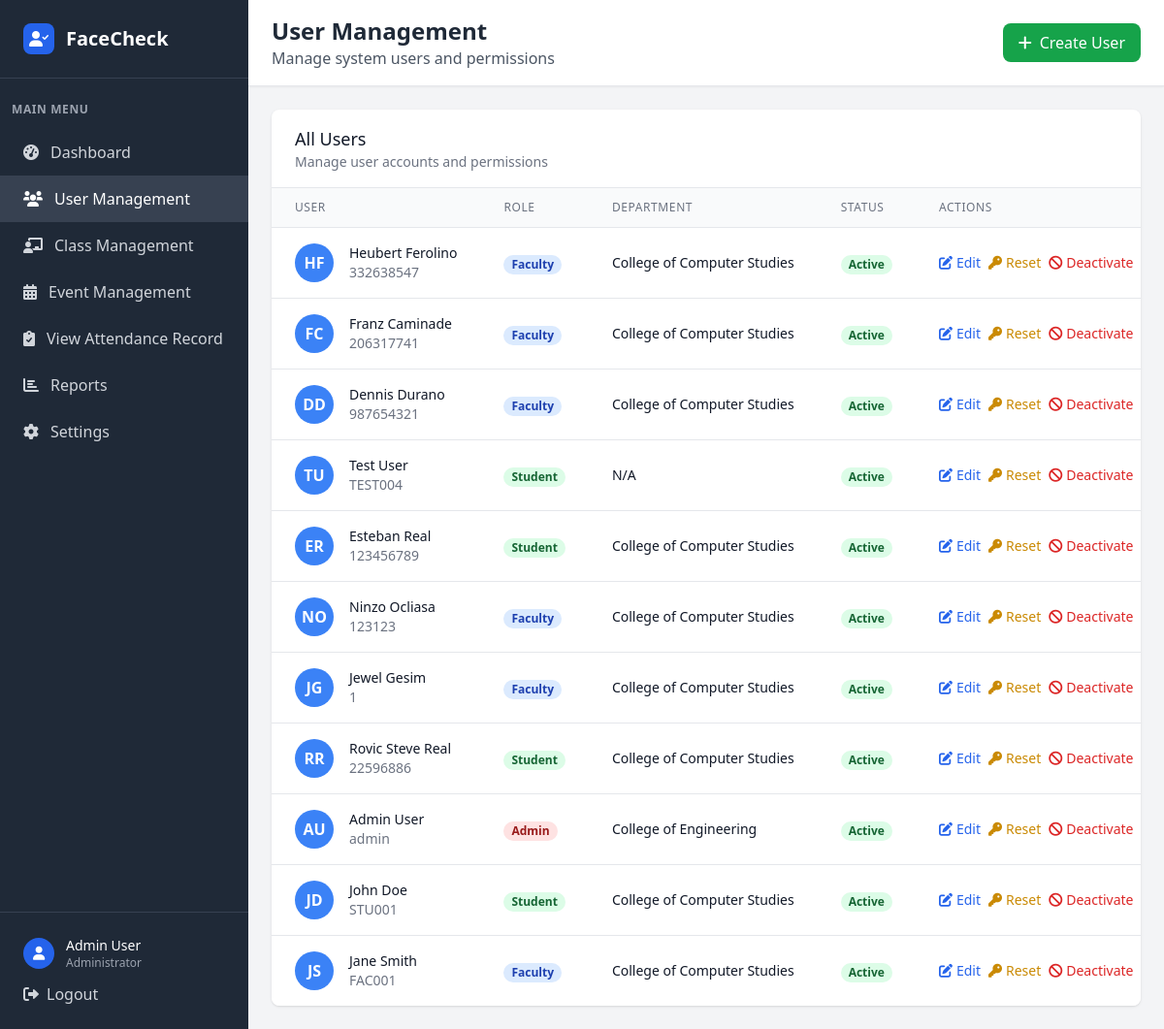
Before: /admin/users (signed in) with the older database file.
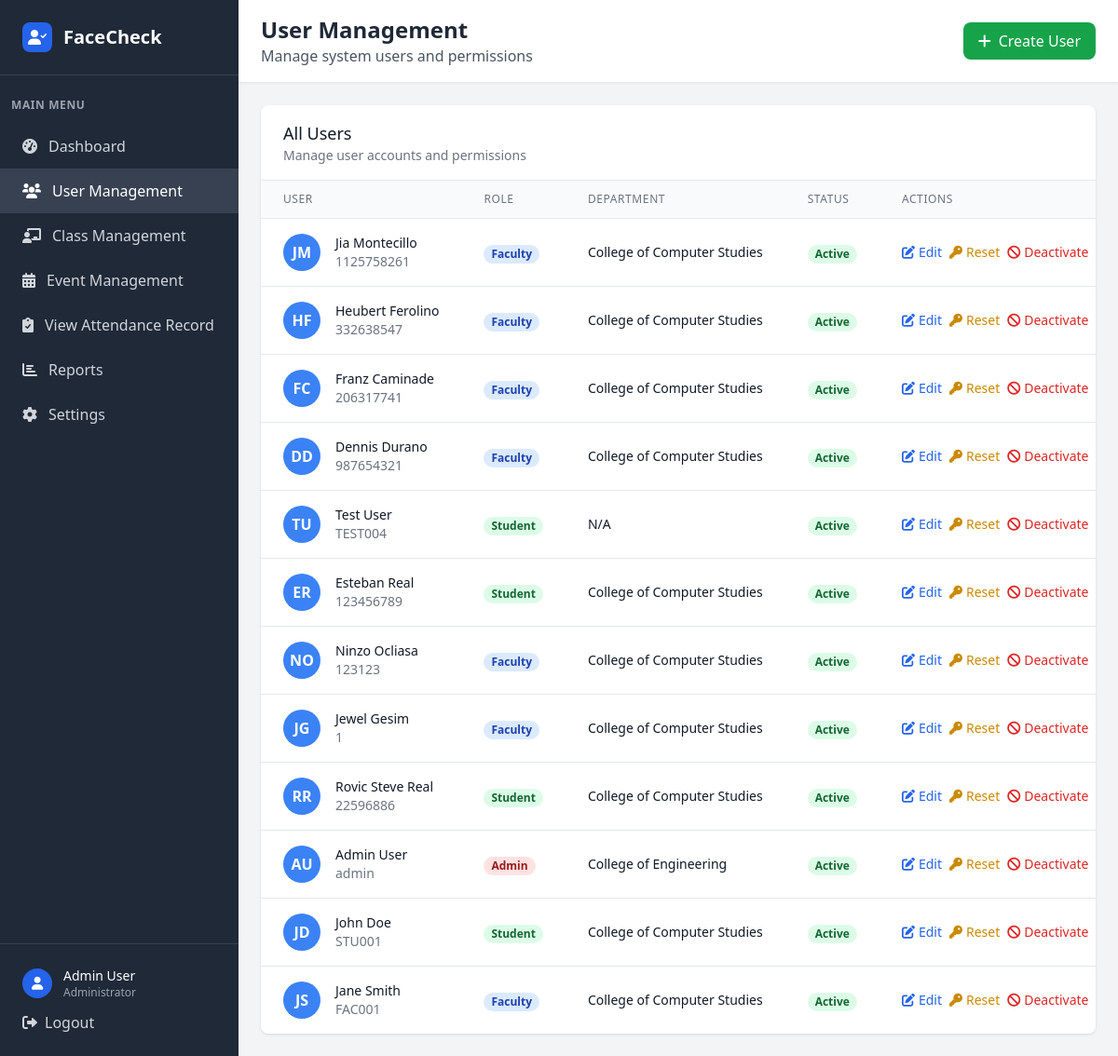
After: the same page with the newer database file.
### tables this page shows
CREATE TABLE user (
            user_id INTEGER PRIMARY KEY AUTOINCREMENT,
            idno VARCHAR(20) NOT NULL UNIQUE,
            firstname VARCHAR(50) NOT NULL,
            lastname VARCHAR(50) NOT NULL,
            role VARCHAR(10) NOT NULL CHECK (role IN ('admin', 'faculty', 'student')),
            password VARCHAR(255) NOT NULL,
            created_at DATETIME DEFAULT CURRENT_TIMESTAMP,
            is_active BOOLEAN DEFAULT 1,
            dept_id INTEGER,
            FOREIGN KEY (dept_id) REFERENCES department(dept_id)
        );

CREATE TABLE department (
            dept_id INTEGER PRIMARY KEY AUTOINCREMENT,
            dept_name VARCHAR(50) NOT NULL
        );

### app.py (the view)
@app.route('/admin/users')
def admin_users():
    if 'user_id' not in session or session['role'] != 'admin':
        return redirect(url_for('login'))
    conn = get_db_connection()
    users = conn.execute('''
        SELECT u.*, d.dept_name,
               CASE WHEN s.student_id IS NOT NULL THEN 'Student'
                    WHEN f.faculty_id IS NOT NULL THEN 'Faculty'
                    ELSE 'Admin' END as user_type
        FROM user u
        LEFT JOIN department d ON u.dept_id = d.dept_id
        LEFT JOIN student s ON u.user_id = s.user_id
        LEFT JOIN faculty f ON u.user_id = f.user_id
        ORDER BY u.created_at DESC
    ''').fetchall()
    departments = conn.execute('SELECT * FROM department ORDER BY dept_name').fetchall()
    courses = conn.execute('SELECT * FROM course ORDER BY course_name').fetchall()
    conn.close()
    return render_template('admin_users.html', users=users, departments=departments, courses=courses)

### app.py (called while the page is built)
def get_db_connection():
    try:
        conn = sqlite3.connect('facecheck.db', timeout=30.0)
        conn.row_factory = sqlite3.Row
        conn.execute('PRAGMA foreign_keys = ON')
        try:
            cur = conn.cursor()
            cur.execute("PRAGMA table_info(faculty)")
            columns = [row[1] for row in cur.fetchall()]
            if 'attendance_image' not in columns:
                cur.execute("ALTER TABLE faculty ADD COLUMN attendance_image VARCHAR(255)")
                conn.commit()
        except Exception:
            pass
        return conn
    except sqlite3.Error as e:
        print(f"Database connection error: {e}")
        raise

### templates/admin_users.html (shortened to what the changed rows need)
<!DOCTYPE html>
<html lang="en">
<head>
    <script src="https://cdn.tailwindcss.com"></script>
    <link href="https://cdnjs.cloudflare.com/ajax/libs/font-awesome/6.0.0/css/all.min.css" rel="stylesheet">
</head>
<body class="bg-gray-100">
    <div class="flex h-screen">
        <div class="w-64 bg-gray-800 text-white">
            <div class="p-6 border-b border-gray-700">
                <div class="flex items-center">
                    <h1 class="text-xl font-bold">FaceCheck</h1>
                </div>
            </div>
        </div>
        <div class="flex-1 flex flex-col overflow-hidden">
            <header class="bg-white shadow-sm border-b border-gray-200">
                <div class="px-6 py-4">
                    <div class="flex items-center justify-between">
                        <div>
                            <h2 class="text-2xl font-bold text-gray-800">User Management</h2>
                        </div>
                    </div>
                </div>
            </header>
            <main class="flex-1 overflow-y-auto p-6">
                <div class="bg-white rounded-lg shadow overflow-hidden">
                    <div class="overflow-x-auto">
                        <table class="min-w-full divide-y divide-gray-200">
                            <thead class="bg-gray-50">
                                <tr>
                                    <th class="px-6 py-3 text-left text-xs font-medium text-gray-500 uppercase tracking-wider">User</th>
                                    <th class="px-6 py-3 text-left text-xs font-medium text-gray-500 uppercase tracking-wider">Role</th>
                                    <th class="px-6 py-3 text-left text-xs font-medium text-gray-500 uppercase tracking-wider">Department</th>
                                    <th class="px-6 py-3 text-left text-xs font-medium text-gray-500 uppercase tracking-wider">Status</th>
                                    <th class="px-6 py-3 text-left text-xs font-medium text-gray-500 uppercase tracking-wider">Actions</th>
                                </tr>
                            </thead>
                            <tbody class="bg-white divide-y divide-gray-200">
                                {% for user in users %}
                                <tr class="hover:bg-gray-50">
                                    <td class="px-6 py-4 whitespace-nowrap">
                                        <div class="flex items-center">
                                            <div class="flex-shrink-0 h-10 w-10">
                                                <div class="h-10 w-10 rounded-full bg-blue-500 flex items-center justify-center text-white font-bold">
                                                    {{ user.firstname[0] }}{{ user.lastname[0] }}
                                                </div>
                                            </div>
                                            <div class="ml-4">
                                                <div class="text-sm font-medium text-gray-900">{{ user.firstname }} {{ user.lastname }}</div>
                                                <div class="text-sm text-gray-500">{{ user.idno }}</div>
                                            </div>
                                        </div>
                                    </td>
                                    <td class="px-6 py-4 whitespace-nowrap">
                                        <span class="px-2 inline-flex text-xs leading-5 font-semibold rounded-full
                                            {% if user.role == 'admin' %}bg-red-100 text-red-800
                                            {% elif user.role == 'faculty' %}bg-blue-100 text-blue-800
                                            {% else %}bg-green-100 text-green-800{% endif %}">
                                            {{ user.role.title() }}
                                        </span>
                                    </td>
                                    <td class="px-6 py-4 whitespace-nowrap text-sm text-gray-900">
                                        {{ user.dept_name or 'N/A' }}
                                    </td>
                                    <td class="px-6 py-4 whitespace-nowrap">
                                        <span class="px-2 inline-flex text-xs leading-5 font-semibold rounded-full
                                            {% if user.is_active %}bg-green-100 text-green-800{% else %}bg-red-100 text-red-800{% endif %}">
                                            {% if user.is_active %}Active{% else %}Inactive{% endif %}
                                        </span>
                                    </td>
                                    <td class="px-6 py-4 whitespace-nowrap text-sm font-medium">
                                        <div class="flex space-x-2">
                                            <a href="{{ url_for('edit_user', user_id=user.user_id) }}" class="text-blue-600 hover:text-blue-900 flex items-center">
                                                <i class="fas fa-edit mr-1"></i>
                                                Edit
                                            </a>
                                            <button data-user-id="{{ user.user_id }}" data-user-name="{{ user.firstname|e }} {{ user.lastname|e }}" onclick="openResetModal(this.dataset.userId, this.dataset.userName)" class="text-yellow-600 hover:text-yellow-900 flex items-center">
                                                <i class="fas fa-key mr-1"></i>
                                                Reset
                                            </button>
                                            <form method="POST" action="{{ url_for('toggle_user_status', user_id=user.user_id) }}" class="inline">
                                                <button type="submit" class="{% if user.is_active %}text-red-600 hover:text-red-900{% else %}text-green-600 hover:text-green-900{% endif %} flex items-center">
                                                    <i class="fas {% if user.is_active %}fa-ban{% else %}fa-check{% endif %} mr-1"></i>
                                                    {% if user.is_active %}Deactivate{% else %}Activate{% endif %}
                                                </button>
                                            </form>
                                        </div>
                                    </td>
                                </tr>
                                {% endfor %}
                            </tbody>
                        </table>
                    </div>
                </div>
            </main>
        </div>
    </div>
</body>
</html>

Changed rows visible on the page:
added user: firstname "J", lastname "M", firstname "Jia", lastname "Montecillo", idno "1125758261", role "Faculty", dept_name "College of Computer Studies", is_active "Active"
